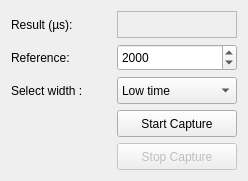
        <widget class="QWidget" name="page_2">
         <layout class="QHBoxLayout" name="horizontalLayout_2">
          <item>
           <layout class="QFormLayout" name="formLayout_4">
            <property name="fieldGrowthPolicy">
             <enum>QFormLayout::AllNonFixedFieldsGrow</enum>
            </property>
            <item row="0" column="0">
             <widget class="QLabel" name="label_26">
              <property name="sizePolicy">
               <sizepolicy hsizetype="Fixed" vsizetype="Fixed">
                <horstretch>0</horstretch>
                <verstretch>0</verstretch>
               </sizepolicy>
              </property>
              <property name="minimumSize">
               <size>
                <width>100</width>
                <height>27</height>
               </size>
              </property>
              <property name="font">
               <font>
                <weight>50</weight>
                <bold>false</bold>
               </font>
              </property>
              <property name="text">
               <string>Result (µs): </string>
              </property>
             </widget>
            </item>
            <item row="0" column="1">
             <widget class="QLabel" name="lEPeriod">
              <property name="sizePolicy">
               <sizepolicy hsizetype="Fixed" vsizetype="Fixed">
                <horstretch>0</horstretch>
                <verstretch>0</verstretch>
               </sizepolicy>
              </property>
              <property name="minimumSize">
               <size>
                <width>120</width>
                <height>27</height>
               </size>
              </property>
              <property name="frameShape">
               <enum>QFrame::StyledPanel</enum>
              </property>
              <property name="text">
               <string/>
              </property>
              <property name="textInteractionFlags">
               <set>Qt::LinksAccessibleByMouse</set>
              </property>
             </widget>
            </item>
            <item row="2" column="0">
             <widget class="QLabel" name="label_2">
              <property name="sizePolicy">
               <sizepolicy hsizetype="Fixed" vsizetype="Fixed">
                <horstretch>0</horstretch>
                <verstretch>0</verstretch>
               </sizepolicy>
              </property>
              <property name="minimumSize">
               <size>
                <width>100</width>
                <height>27</height>
               </size>
              </property>
              <property name="font">
               <font>
                <weight>50</weight>
                <bold>false</bold>
               </font>
              </property>
              <property name="text">
               <string>Select width : </string>
              </property>
             </widget>
            </item>
            <item row="2" column="1">
             <widget class="QComboBox" name="cbTime">
              <property name="sizePolicy">
               <sizepolicy hsizetype="Fixed" vsizetype="Fixed">
                <horstretch>0</horstretch>
                <verstretch>0</verstretch>
               </sizepolicy>
              </property>
              <property name="minimumSize">
               <size>
                <width>120</width>
                <height>27</height>
               </size>
              </property>
              <item>
               <property name="text">
                <string>Low time</string>
               </property>
              </item>
              <item>
               <property name="text">
                <string>High time</string>
               </property>
              </item>
              <item>
               <property name="text">
                <string>Full period</string>
               </property>
              </item>
             </widget>
            </item>
            <item row="3" column="1">
             <widget class="QPushButton" name="Bstart_capture">
              <property name="sizePolicy">
               <sizepolicy hsizetype="Fixed" vsizetype="Fixed">
                <horstretch>0</horstretch>
                <verstretch>0</verstretch>
               </sizepolicy>
              </property>
              <property name="minimumSize">
               <size>
                <width>120</width>
                <height>27</height>
               </size>
              </property>
              <property name="text">
               <string>Start Capture</string>
              </property>
              <property name="checkable">
               <bool>true</bool>
              </property>
              <property name="autoRepeat">
               <bool>false</bool>
              </property>
              <property name="autoExclusive">
               <bool>false</bool>
              </property>
              <property name="autoDefault">
               <bool>false</bool>
              </property>
             </widget>
            </item>
            <item row="4" column="1">
             <widget class="QPushButton" name="Bstop_capture">
              <property name="enabled">
               <bool>false</bool>
              </property>
              <property name="sizePolicy">
               <sizepolicy hsizetype="Fixed" vsizetype="Fixed">
                <horstretch>0</horstretch>
                <verstretch>0</verstretch>
               </sizepolicy>
              </property>
              <property name="minimumSize">
               <size>
                <width>120</width>
                <height>27</height>
               </size>
              </property>
              <property name="text">
               <string>Stop Capture</string>
              </property>
              <property name="checkable">
               <bool>false</bool>
              </property>
             </widget>
            </item>
            <item row="1" column="0">
             <widget class="QLabel" name="label_31">
              <property name="sizePolicy">
               <sizepolicy hsizetype="Fixed" vsizetype="Fixed">
                <horstretch>0</horstretch>
                <verstretch>0</verstretch>
               </sizepolicy>
              </property>
              <property name="minimumSize">
               <size>
                <width>100</width>
                <height>27</height>
               </size>
              </property>
              <property name="font">
               <font>
                <weight>50</weight>
                <bold>false</bold>
               </font>
              </property>
              <property name="text">
               <string>Reference: </string>
              </property>
             </widget>
            </item>
            <item row="1" column="1">
             <widget class="QSpinBox" name="reference_period">
              <property name="sizePolicy">
               <sizepolicy hsizetype="Fixed" vsizetype="Fixed">
                <horstretch>0</horstretch>
                <verstretch>0</verstretch>
               </sizepolicy>
              </property>
              <property name="minimumSize">
               <size>
                <width>120</width>
                <height>27</height>
               </size>
              </property>
              <property name="maximum">
               <number>1000000000</number>
              </property>
              <property name="singleStep">
               <number>100</number>
              </property>
              <property name="value">
               <number>2000</number>
              </property>
             </widget>
            </item>
           </layout>
          </item>
         </layout>
        </widget>
